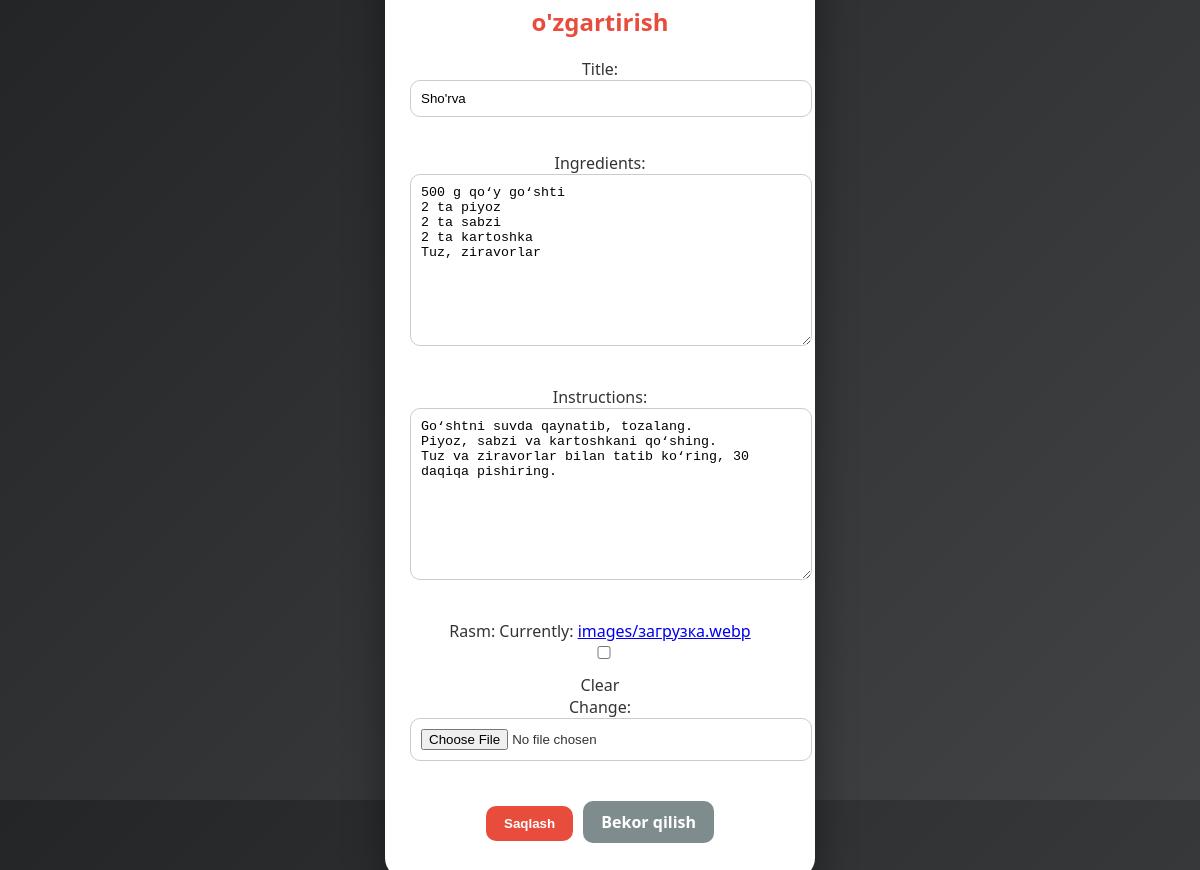
The app's page /app/taom/shurpa/edit/ with its own data.
### app/models.py (models this page shows, shortened)
class Taom(models.Model):
    title = models.CharField(max_length=200)
    ingredients = models.TextField()
    instructions = models.TextField()
    rasm = models.ImageField(upload_to="images/",default="css/images/salom.png",null=True, blank=True)
    slug = models.SlugField(max_length=100, unique=True, blank=True)

### app/views.py (the view, shortened to what this page needs)
# urls.py: path('taom/<slug:slug>/edit/', views.StudentUpdateView.as_view(), name='user_edit'),
class StudentUpdateView(UpdateView):
    model = Taom
    form_class = StudentForm
    template_name = 'myapp/user_form.html'
    success_url = reverse_lazy('user_list')

### app/forms.py
class StudentForm(forms.ModelForm):
    class Meta:
        model = Taom
        fields = ['title' , 'ingredients' , 'instructions' , 'rasm']

### templates/myapp/user_form.html (shortened to what this page needs)
{% load static %}
<!DOCTYPE html>
<html lang="uz">
<head>
    <link rel="stylesheet" href="{% static 'css/xayir.css' %}">
</head>
<body>
    <div class="delete-box">
        <h2>Taomni ma'lumotlarini o'zgartirish</h2>
        <form method="post" enctype="multipart/form-data">
            {{ form.as_p }}
            <button type="submit" class="btn btn-danger">Saqlash</button>
            <a href="{% url 'user_list' %}" class="btn btn-cancel">Bekor qilish</a>
        </form>
    </div>
</body>
</html>

### static/css/xayir.css (style rules this page uses)
body { margin: 0; font-family: 'Segoe UI', sans-serif; background: linear-gradient(135deg, #232526, #414345); display: flex; justify-content: center; align-items: center; height: 100vh; }
.delete-box { background: #fff; padding: 30px 25px; border-radius: 20px; width: 380px; text-align: center; box-shadow: 0 15px 40px rgba(0,0,0,0.4); animation: fadeIn 0.4s ease; }
.delete-box h2 { color: #e74c3c; margin-bottom: 20px; }
.delete-box p { margin-bottom: 20px; color: #333; }
.delete-box form input, .delete-box form textarea, .delete-box form select { width: 100%; padding: 10px; margin-bottom: 15px; border-radius: 10px; border: 1px solid #ccc; outline: none; transition: 0.3s; }
.btn { display: inline-block; padding: 10px 18px; margin: 5px 3px; border-radius: 10px; text-decoration: none; color: #fff; font-weight: bold; transition: 0.3s; }
.btn-danger { background: #e74c3c; border: none; cursor: pointer; }
.btn-cancel { background: #7f8c8d; }

### records on screen
Taom: title "Sho'rva", ingredients "500 g qo‘y go‘shti 2 ta piyoz 2 ta sabzi 2 ta kartoshka Tuz, ziravorlar", instructions "Go‘shtni suvda qaynatib, tozalang. Piyoz, sabzi va kartoshkani qo‘shing. Tuz va ziravorlar bilan tatib ko‘ring, 30 daqiqa pishiring."
